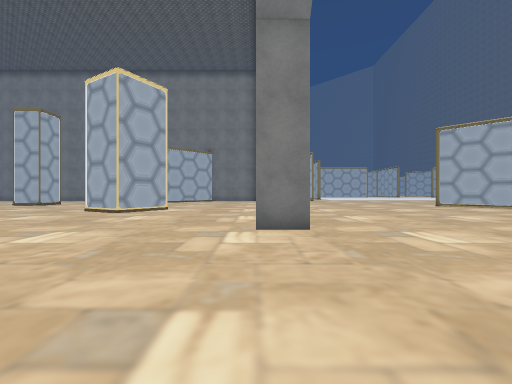
view 1 (above)

24 first-person views from a walk through a scene from a Unity 3-D project. The camera is 1.4 m above the floor, looks level and sees 90° across. The floor is counted in squares, 2 m on a side. Each view is taken from the middle of a square. On the plan, view 1 faces up. The plan holds only what a view shows up to about 9 squares ahead; the rest is blank. The place goes on beyond the plan. Some surface patterns are stand-ins.

view 2
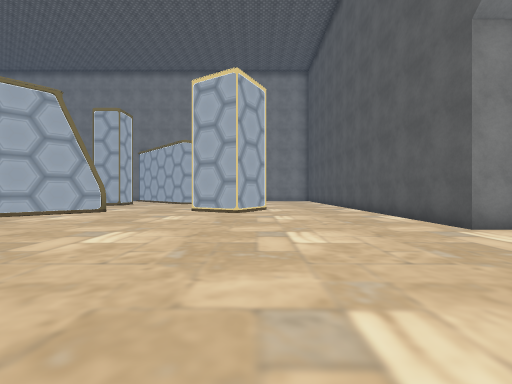

view 3
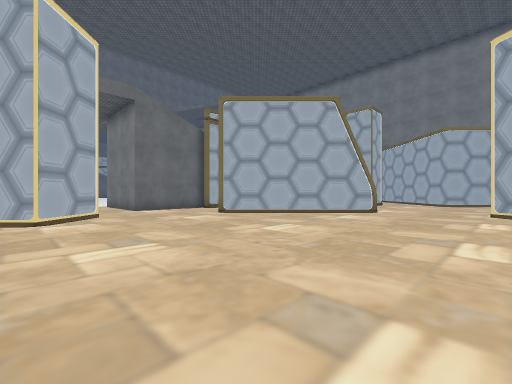

view 4
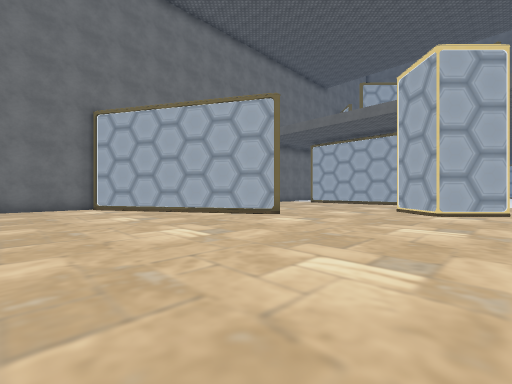

view 5
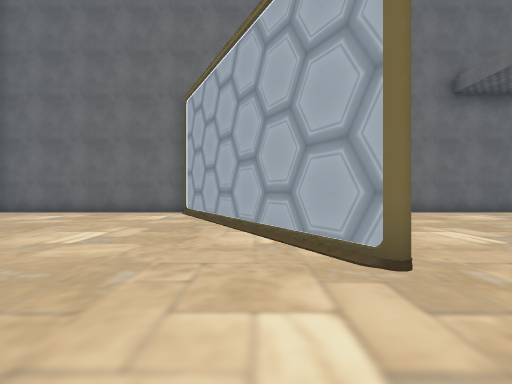

view 6
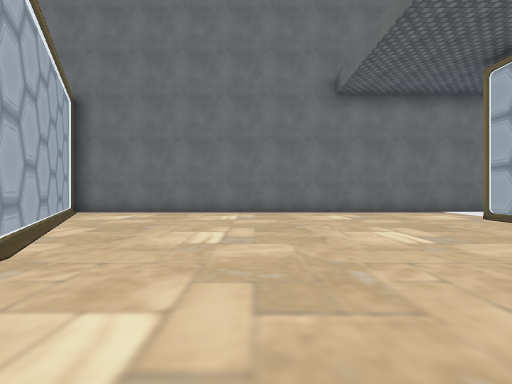

view 7
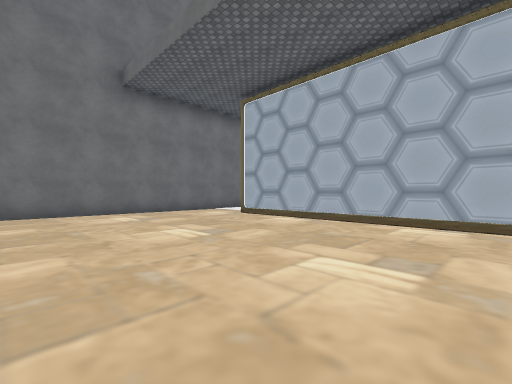

view 8
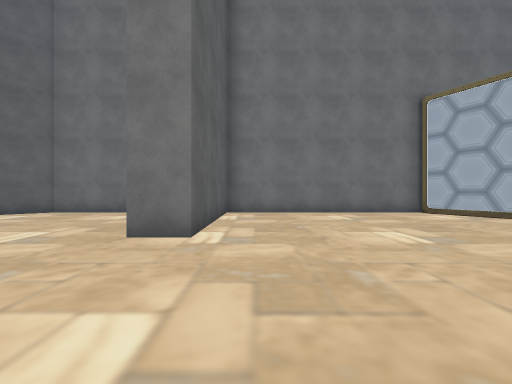

view 9
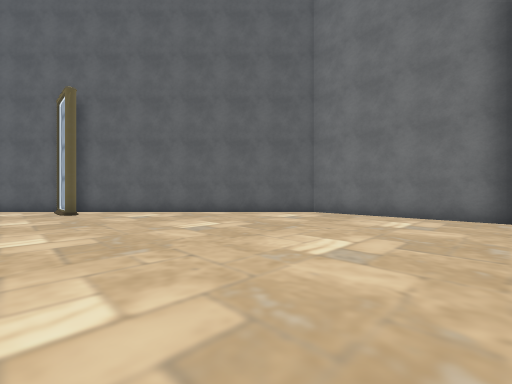

view 10
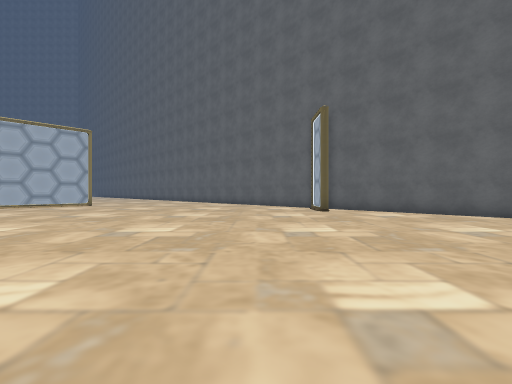

view 11
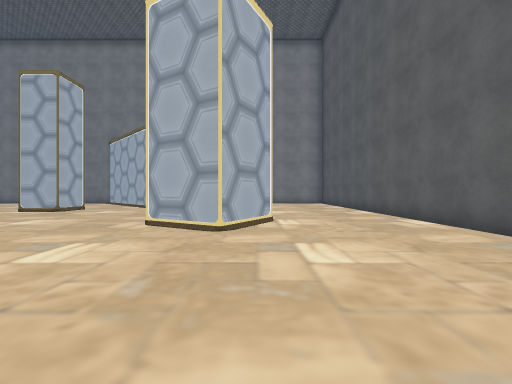

view 12
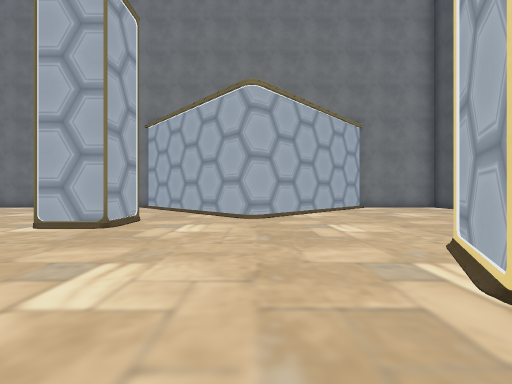

view 13
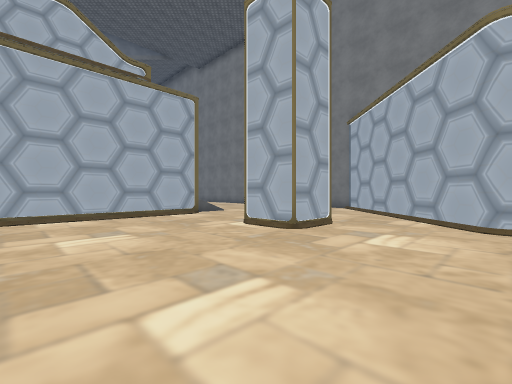

view 14
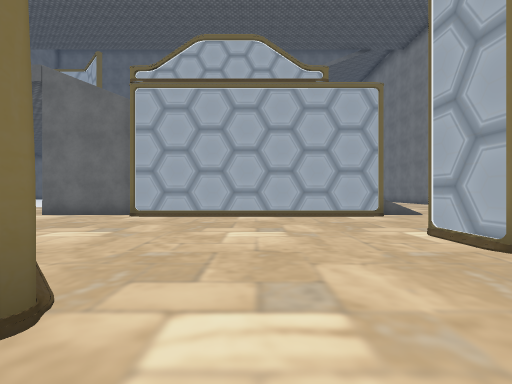

view 15
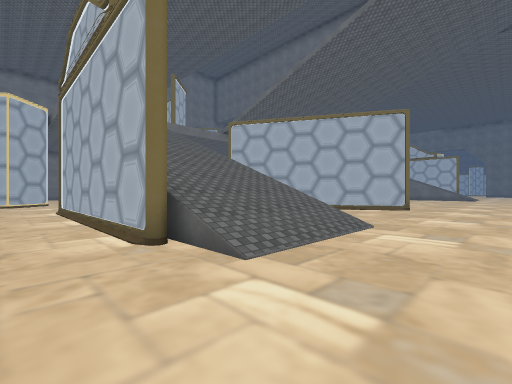

view 16
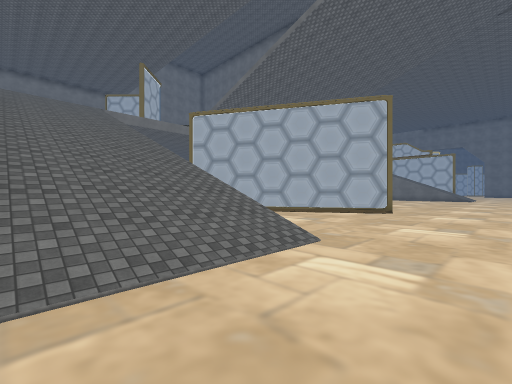

view 17
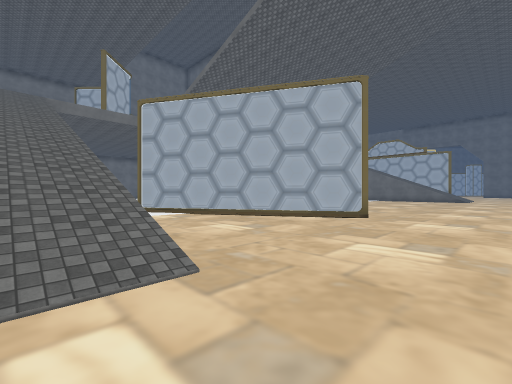

view 18
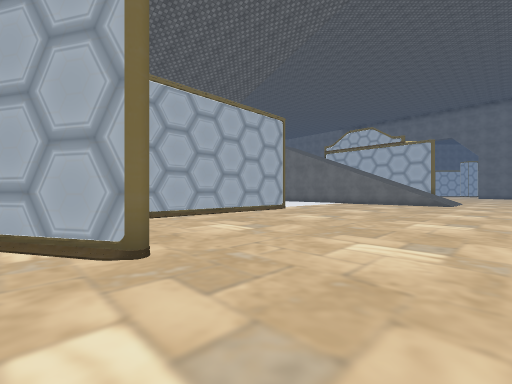

view 19
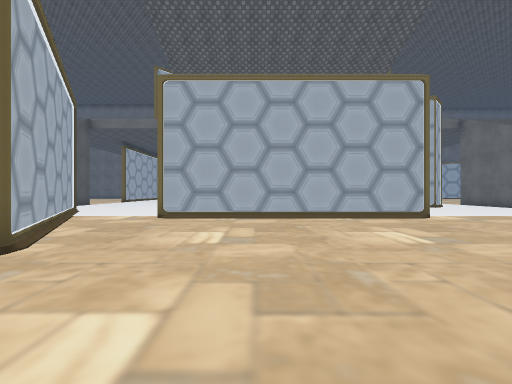

view 20
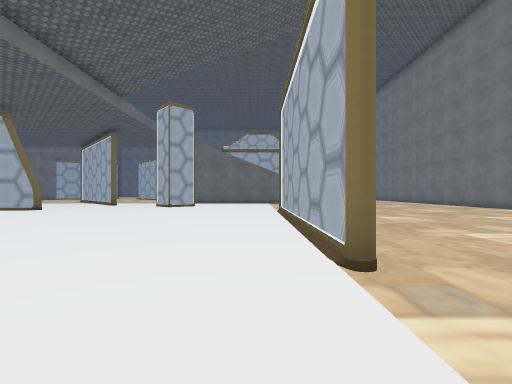

view 21
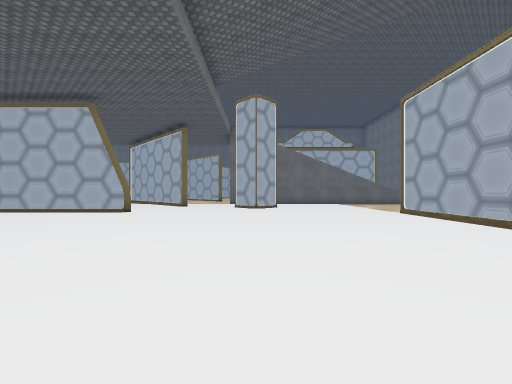

view 22
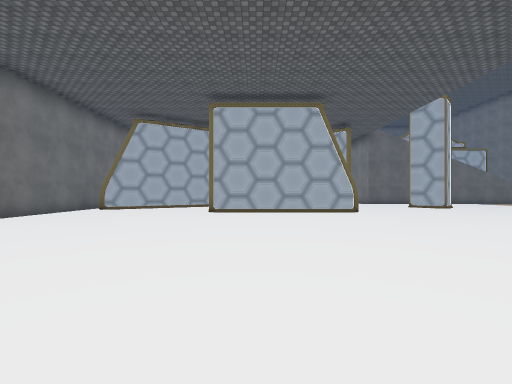

view 23
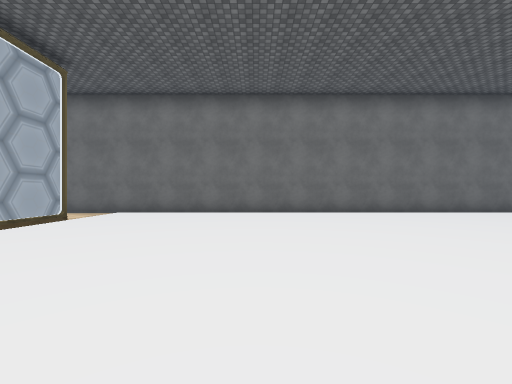

view 24
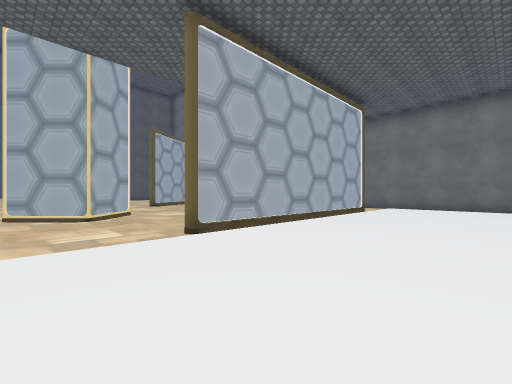

### Floor plan
Key: @ floor where view 1 was taken; # wall or solid block; . floor; / step, stairs or slope; = window, fence, low wall or low ledge.
Columns run from 34 left of view 1 to 11 right of it. Each row starts with its distance up from view 1.
 17 ..................... ..=# #=....
 16 ..................... ...= =.....
 15 ...............////..  ...=.....
 14 .........=.....////... =........
 13  ........==....///=...==..........#
 12  .........==...///=........... ...#
 11 ...........=.. ///=..........= ...#
 10 ..=======..==. ///=.........=#=...#
  9 ............=. ///=.....=....=....# .......
  8 ............=  ///=....#=.........# .......
  7  .........     ///=...==..........# .........
  6  .........     ////..==...........# .........
  5  ..........    ////...............##.........
  4  .........        /..........................
  3  ........         ...........................
  2  .......   .........=........................
  1  ......    ........=#=.......... ............
  0  =......   ........=#=.........   @ .........
 -1  =....... .....=....=..........  . ..........
 -2  =.............=............... ..............
 -3  =.............=.............................=
 -4  =.............=........=.....................
 -5  ..............=........==........##.........#
 -6  ..............=.........==.......# ........##
 -7  ..............=..........=.......# .......##
 -8  .........................==......# ......##
 -9  ..........................=......# .....##
-10  #########################################

Positions as (right, up) in squares from view 1, and headings:
1: (0, 0), facing up
2: (-4, 0), facing up
3: (-6, 0), facing up-left
4: (-4, 2), facing down-left
5: (-9, -1), facing down
6: (-13, -1), facing down
7: (-13, -1), facing down-left
8: (-1, -1), facing down
9: (1, -2), facing down-right
10: (1, -1), facing right
11: (-4, 4), facing up
12: (-8, 8), facing up
13: (-8, 9), facing up-left
14: (-8, 10), facing left
15: (-14, 17), facing down-left
16: (-16, 17), facing down-left
17: (-18, 17), facing down-left
18: (-24, 17), facing down-left
19: (-28, 17), facing down
20: (-23, 9), facing left
21: (-24, 5), facing left
22: (-24, -3), facing left
23: (-24, -1), facing down
24: (-23, 2), facing down-right
